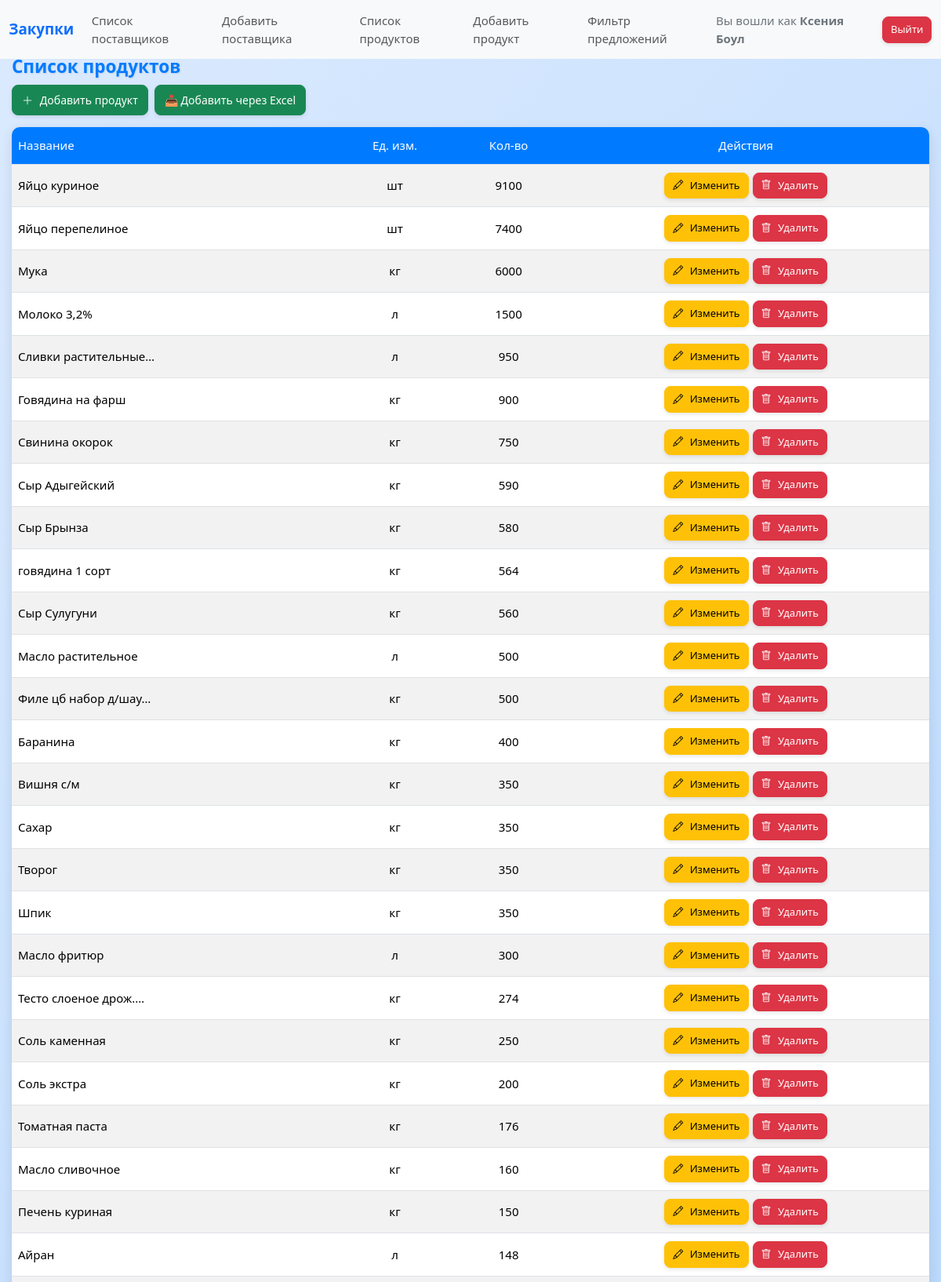
The app's page /product_list/ (signed in, upper part) with its own data.
### procurement/models.py (models this page shows, shortened)
class Product(models.Model):
    name = models.CharField(max_length=255, verbose_name=u"Наименование")
    quantity = models.IntegerField(default=0, validators=[MinValueValidator(0)], verbose_name=u"Количество в месяц")  # (по умолчанию 0)
    unit = models.CharField(max_length=50, verbose_name=u"Единица измерения")
    last_updated = models.DateTimeField(auto_now=True)
    class Meta:
        verbose_name = 'Продукт'
        verbose_name_plural = 'Продукты'

### procurement/views.py (the view)
# urls.py: path('product_list/', views.product_list, name='product_list'),
@login_required
def product_list(request):
    products = Product.objects.all()  # Получаем все продукты из базы данных
    return render(request, 'product/product_list.html', {'products': products})

### procurement/templates/product/product_list.html (shortened to what this page needs)
{% load static %}
<!DOCTYPE html>
<html lang="ru">
<head>
    <link rel="stylesheet" href="{% static 'css/bootstrap.min.css' %}">
    <link rel="stylesheet" href="{% static 'font/bootstrap-icons.css' %}">
</head>
<body>
    {% include 'header.html' %}
    <div class="main-container">
        <div class="page-header">
            <h1 class="page-title">Список продуктов</h1>
            <div class="btn-group-mobile">
                <a href="{% url 'add_product' %}" class="btn btn-success">
                    <i class="bi bi-plus-lg"></i> Добавить продукт
                </a>
                <a href="{% url 'upload_excel' %}" class="btn btn-success">
                    📥 Добавить через Excel
                </a>
            </div>
        </div>
        <div class="table-responsive">
            <table class="table table-hover table-striped">
                <thead>
                    <tr>
                        <th>Название</th>
                        <th class="text-center">Ед. изм.</th>
                        <th class="text-center">Кол-во</th>
                        <th class="text-center">Действия</th>
                    </tr>
                </thead>
                <tbody>
                    {% for product in products %}
                    <tr>
                        <td>{{ product.name|truncatechars:20 }}</td>
                        <td class="text-center">{{ product.unit }}</td>
                        <td class="text-center">{{ product.quantity }}</td>
                        <td class="text-center">
                            <div class="action-buttons">
                                <a href="{% url 'edit_product' product.id %}" class="btn btn-warning btn-sm">
                                    <i class="bi bi-pencil"></i> Изменить
                                </a>
                                <a href="{% url 'delete_product' product.id %}" class="btn btn-danger btn-sm">
                                    <i class="bi bi-trash"></i> Удалить
                                </a>
                            </div>
                        </td>
                    </tr>
                    {% empty %}
                    <tr>
                        <td colspan="4" class="text-center py-3">Нет продуктов</td>
                    </tr>
                    {% endfor %}
                </tbody>
            </table>
        </div>
    </div>
</body>
</html>

### procurement/templates/header.html (shortened to what this page needs)
<nav class="navbar navbar-expand-lg bg-body-tertiary fixed-top">
    <div class="container-fluid">
        <a class="navbar-brand fw-bold text-primary" href="{% url 'product_supplier_table' %}">Закупки</a>
        <div class="collapse navbar-collapse" id="navbarNav">
            <ul class="navbar-nav me-auto">
                <li class="nav-item">
                    <a class="nav-link" href="{% url 'supplier_list' %}">Список поставщиков</a>
                </li>
                <li class="nav-item">
                    <a class="nav-link" href="{% url 'add_supplier' %}">Добавить поставщика</a>
                </li>
                <li class="nav-item">
                    <a class="nav-link" href="{% url 'product_list' %}">Список продуктов</a>
                </li>
                <li class="nav-item">
                    <a class="nav-link" href="{% url 'add_product' %}">Добавить продукт</a>
                </li>
                <li class="nav-item">
                    <a class="nav-link" href="{% url 'price_list' %}">Фильтр предложений</a>
                </li>
            </ul>
            <div class="d-flex align-items-center">
                {% if user.is_authenticated %}
                    <span class="me-3 text-secondary">Вы вошли как <strong>{{ user.first_name }} {{ user.last_name }}</strong></span>
                    <a href="{% url 'logout' %}" class="btn btn-danger btn-sm">Выйти</a>
                {% else %}
                    <a href="{% url 'login' %}" class="btn btn-primary btn-sm me-2">Войти</a>
                    <a href="{% url 'register' %}" class="btn btn-success btn-sm">Регистрация</a>
                {% endif %}
            </div>
        </div>
    </div>
</nav>

### procurement/templates/product/product_list.html (style rules this page uses)
:root { --header-height: 56px; --footer-height: 40px; --animation-duration: 0.3s; }
html, body { height: 100%; margin: 0; padding: 0; background: linear-gradient(135deg, #dbeafe, #93c5fd); background-attachment: fixed; font-size: 15px; }
.main-container { padding: 15px; padding-top: calc(var(--header-height) + 15px); padding-bottom: calc(var(--footer-height) + 15px); animation: fadeIn var(--animation-duration) ease-out; }
.page-header { display: flex; flex-direction: column; gap: 10px; margin-bottom: 15px; animation: slideDown 0.4s ease-out; }
.page-title { font-size: 1.5rem; font-weight: 600; color: #007bff; margin: 0; text-shadow: 1px 1px 2px rgba(0,0,0,0.1); }
.btn-group-mobile { display: flex; gap: 8px; flex-wrap: wrap; }
.btn { border-radius: 8px; padding: 8px 12px; font-weight: 500; white-space: nowrap; font-size: 14px; transition: all 0.2s ease; transform: translateZ(0); box-shadow: 0 2px 5px rgba(0,0,0,0.1); }
.btn i { margin-right: 5px; transition: transform 0.2s ease; }
.table-responsive { border-radius: 10px; overflow: hidden; box-shadow: 0 4px 15px rgba(0,0,0,0.1); background: white; animation: zoomIn 0.5s ease-out; }
.table { margin-bottom: 0; width: 100%; }
.table th { background-color: #007bff !important; color: white !important; padding: 12px 8px !important; position: sticky; top: 0; font-weight: 500; transition: background-color 0.3s ease; }
.table tr { transition: all 0.2s ease; }
.table td { padding: 10px 8px; vertical-align: middle; transition: background-color 0.2s ease; }
.action-buttons { display: flex; gap: 5px; flex-wrap: wrap; justify-content: center; }
.btn-sm { padding: 6px 10px; font-size: 13px; }
.table tbody tr { animation: fadeInRow 0.4s ease-out forwards; }
.table tbody tr:nth-child(1) { animation-delay: 0.1s; }
.table tbody tr:nth-child(2) { animation-delay: 0.2s; }
.table tbody tr:nth-child(3) { animation-delay: 0.3s; }
.table tbody tr:nth-child(4) { animation-delay: 0.4s; }
.table tbody tr:nth-child(5) { animation-delay: 0.5s; }
.table tbody tr:nth-child(n+6) { animation-delay: 0.6s; }
.btn-warning { animation: pulse 2s infinite; }
.btn-danger { animation: pulse 2s infinite 0.5s; }

### records on screen
Product: name "Яйцо куриное", unit "шт", quantity "9100"
Product: name "Яйцо перепелиное", unit "шт", quantity "7400"
Product: name "Мука", unit "кг", quantity "6000"
Product: name "Молоко 3,2%", unit "л", quantity "1500"
Product: name "Сливки растительные…", unit "л", quantity "950"
Product: name "Говядина на фарш", unit "кг", quantity "900"
Product: name "Свинина окорок", unit "кг", quantity "750"
Product: name "Сыр Адыгейский", unit "кг", quantity "590"
Product: name "Сыр Брынза", unit "кг", quantity "580"
Product: name "говядина 1 сорт", unit "кг", quantity "564"
Product: name "Сыр Сулугуни", unit "кг", quantity "560"
Product: name "Масло растительное", unit "л", quantity "500"
Product: name "Филе цб набор д/шау…", unit "кг", quantity "500"
Product: name "Баранина", unit "кг", quantity "400"
Product: name "Вишня с/м", unit "кг", quantity "350"
Product: name "Сахар", unit "кг", quantity "350"
Product: name "Творог", unit "кг", quantity "350"
Product: name "Шпик", unit "кг", quantity "350"
Product: name "Масло фритюр", unit "л", quantity "300"
Product: name "Тесто слоеное дрож.…", unit "кг", quantity "274"
Product: name "Соль каменная", unit "кг", quantity "250"
Product: name "Соль экстра", unit "кг", quantity "200"
Product: name "Томатная паста", unit "кг", quantity "176"
Product: name "Масло сливочное", unit "кг", quantity "160"
Product: name "Печень куриная", unit "кг", quantity "150"
Product: name "Айран", unit "л", quantity "148"

### other values on screen
{{ user.first_name }} "Ксения"
{{ user.last_name }} "Боул"
